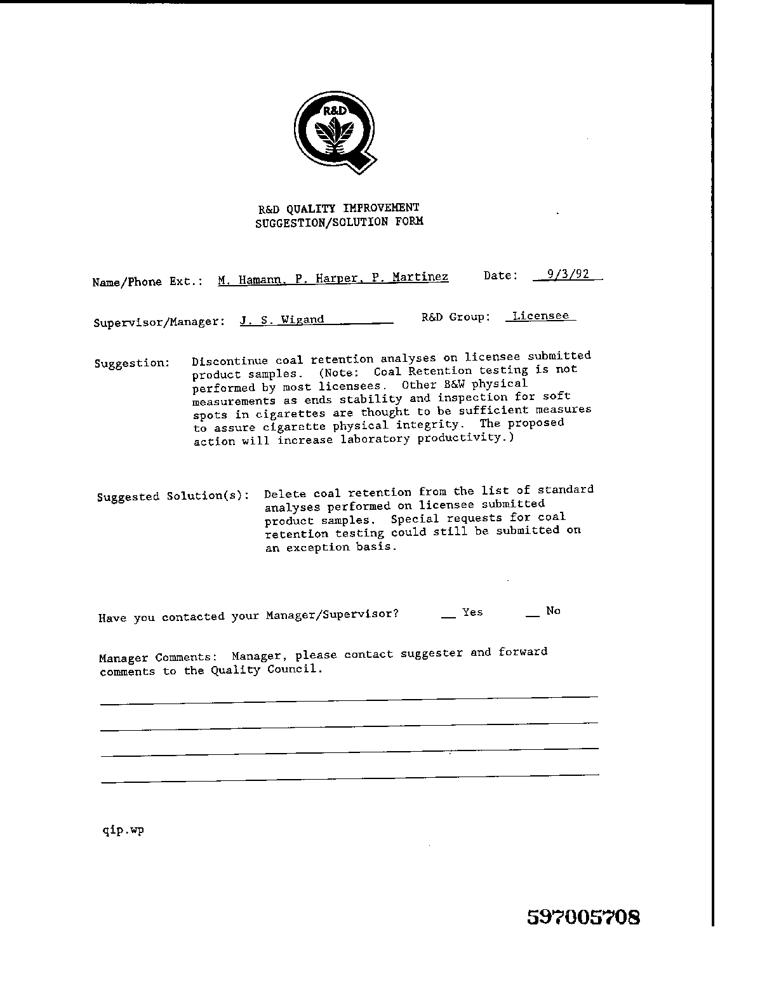
#> input picture data/templates/funsd/0000971160.png, 762 x 1000 px
$ python -i api.py   (imports and definitions only)
#> lines starting #> are read from the running program, lines starting #| are printed output that depends on the picture
"""Single-file API for the form-classification algorithm. Hand this one
file to another system/team — it has no dependency on the rest of this
repo, only numpy + opencv.

Three functions:
- add_key(image_path, ...)   register a new reference key
- remove_key(key_id)          un-register one
- classify(image_path)         check an image against every key added so far

Keys are cached in keystore/ (next to this file) as one profile.npz per
key plus a shared config.json — add_key computes each key's 1D profile
once and saves it, so classify() never has to re-read or re-filter a
key's image again, just load its cached profile and compare.

A "class" can have more than one key (e.g. two different scans of the
same real-world form) — classify() reports every class with at least
one matching key.
"""
from __future__ import annotations

import json
from dataclasses import dataclass
from pathlib import Path

import cv2
import numpy as np

KEYSTORE_DIR = Path(__file__).resolve().parent / "keystore"
CONFIG_PATH = KEYSTORE_DIR / "config.json"

# ---------------------------------------------------------------------
# Image -> 1D profile (same algorithm as code/python/filters.py)
# ---------------------------------------------------------------------


def _read_image_gray(path: str | Path) -> np.ndarray:
    data = np.fromfile(str(path), dtype=np.uint8)
    image = cv2.imdecode(data, cv2.IMREAD_GRAYSCALE)
#> image is the input picture: shape (1000, 762); min 0, max 255, mean 246.2
    if image is None:
        raise ValueError(f"could not read image: {path}")
    return image


def _background_residual(image: np.ndarray, dilate_ksize: int = 20, erode_ksize: int = 15) -> np.ndarray:
#> called with dilate_ksize = 20, erode_ksize = 15
    k_dilate = np.ones((dilate_ksize, dilate_ksize), np.uint8)
    k_erode = np.ones((erode_ksize, erode_ksize), np.uint8)
    background = cv2.erode(cv2.dilate(image, k_dilate), k_erode)
#> background: shape (1000, 762); every value is 255
    diff = image.astype(np.uint8) - background.astype(np.uint8)
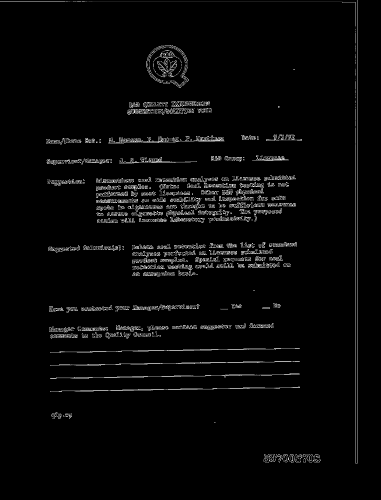
#> diff: shape (1000, 762) (shown at 1/2 size); min 0, max 255, mean 7.5
    return (diff + np.uint8(255)).astype(np.float64) / 2
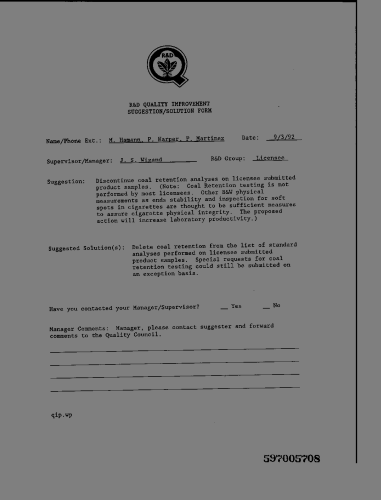
#> returned value: shape (1000, 762) float64 (shown at 1/2 size); min 0, max 127.5, mean 123.1


def _line_filtered(residual: np.ndarray, orientation: str, line_half_len: int = 20, iterations: int = 2) -> np.ndarray:
#> called with orientation = 'horizontal', line_half_len = 20, iterations = 2
    m = 2 * line_half_len + 1
    kernel = np.zeros((m, m), np.uint8)
    if orientation == "vertical":
        kernel[:, line_half_len] = 1
        box_kernel = (15, 5)
    else:
        kernel[line_half_len, :] = 1
        box_kernel = (5, 15)
    dilated = cv2.dilate(residual, kernel)
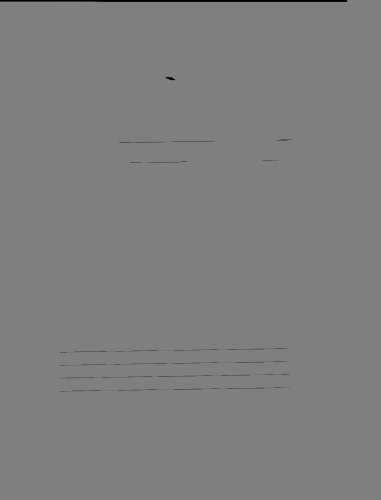
#> dilated: shape (1000, 762) float64 (shown at 1/2 size); min 0, max 127.5, mean 126.9
    return cv2.erode(dilated, np.ones(box_kernel), iterations=iterations)
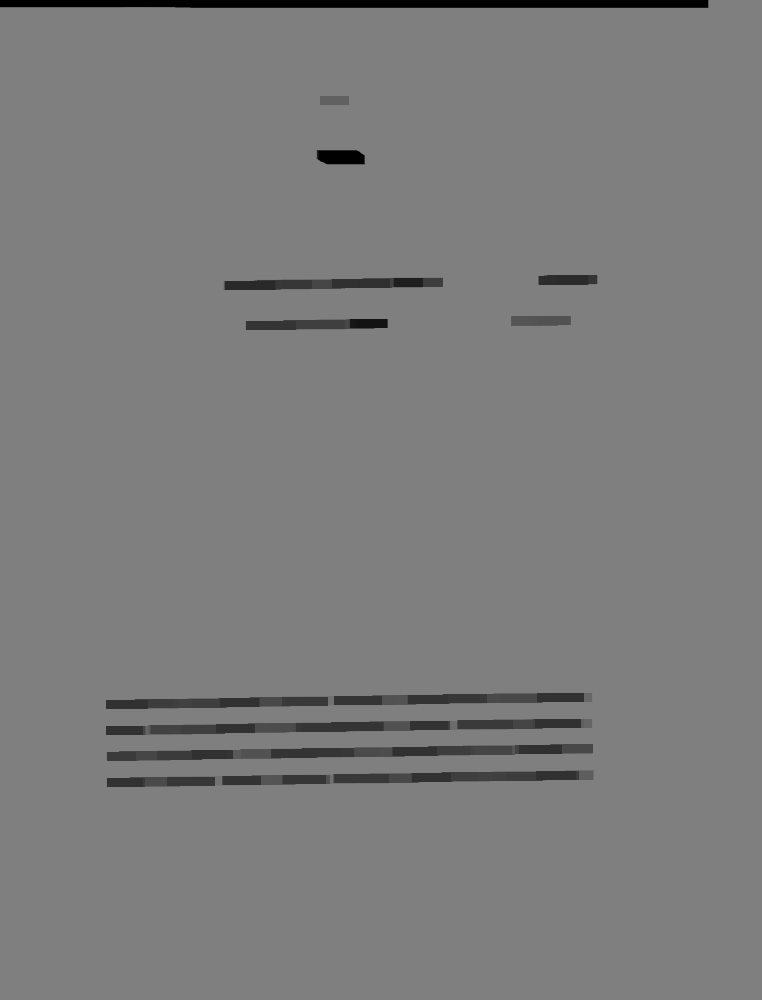
#> returned value: shape (1000, 762) float64; min 0, max 127.5, mean 124.4


def _profile_from_filtered(filtered: np.ndarray, orientation: str) -> np.ndarray:
#> called with orientation = 'horizontal'
    axis = 0 if orientation == "vertical" else 1
#> axis = 1
    return (255 - filtered).sum(axis=axis) / (255 * filtered.shape[axis])


def _resample_profile(y: np.ndarray, length: int = 3000) -> np.ndarray:
#> called with y = array of shape (1000,), length = 3000
    x_common = np.linspace(0, 1, length)
#> x_common = 3000 values from 0 to 1
    x = np.linspace(0, 1, len(y))
#> x = 1000 values from 0 to 1
    return np.interp(x_common, x, y)


def _compute_profiles(image_path: str | Path) -> tuple[np.ndarray, np.ndarray]:
    """image -> (profile_h, profile_v), resampled and ready to compare."""
    image = _read_image_gray(image_path)
    residual = _background_residual(image)
    profile_h = _resample_profile(_profile_from_filtered(_line_filtered(residual, "horizontal"), "horizontal"))
#> profile_h = 3000 values, max 0.965 at index 0, min 0.5 at index 25, mean 0.512
    profile_v = _resample_profile(_profile_from_filtered(_line_filtered(residual, "vertical"), "vertical"))
#> profile_v = 3000 values, max 0.96 at index 2795, min 0.5 at index 0, mean 0.506
    return profile_h, profile_v


# ---------------------------------------------------------------------
# Peak extraction + matching (same algorithm as code/python/peaks.py)
# ---------------------------------------------------------------------


# [114 lines left out: functions _extract_sharp_peak_positions, _peak_set_mismatch_score, _orientation_score, _load_config, _save_config, add_key and 1 more, not called in this run]


@dataclass
class Match:
    key_id: str
    cls: str
    score_h: float | None
    score_v: float | None


@dataclass
class ClassificationResult:
    is_match: bool
    classes: list[str]
    matches: list[Match]


# [21 lines left out: function classify, not called in this run]


# ---------------------------------------------------------------------
# Example usage
# ---------------------------------------------------------------------

# add_key("path/to/form_a.jpg")                        # key_id = "form_a", class = "form_a"
# add_key("path/to/form_a_rescan.jpg", key_id="form_a_v2", cls="form_a")  # same class, another scan
# add_key("path/to/form_b.jpg", use_h=False, use_v=True, level_v=0.55)    # check vertical lines instead

# remove_key("form_a_v2")                               # no longer checked by classify()

# result = classify("path/to/incoming_page.jpg")
# result.is_match      # True/False
# result.classes       # e.g. ["form_a"]
# result.matches       # [Match(key_id="form_a", cls="form_a", score_h=0.0, score_v=None)]

>>> result = _compute_profiles('../../../data/templates/funsd/0000971160.png')
